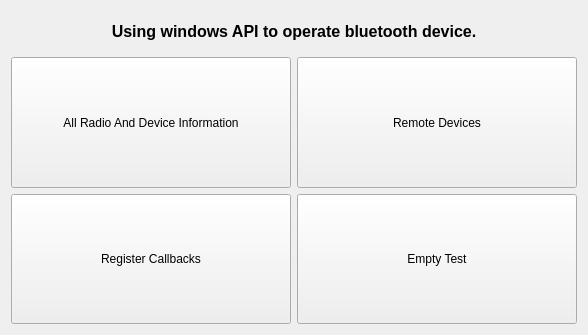
<?xml version="1.0" encoding="UTF-8"?>
<ui version="4.0">
 <class>MiscellaneousWinBluetooth</class>
 <widget class="MiscellaneousBase" name="MiscellaneousWinBluetooth">
  <property name="geometry">
   <rect>
    <x>0</x>
    <y>0</y>
    <width>588</width>
    <height>335</height>
   </rect>
  </property>
  <property name="windowTitle">
   <string>MiscellaneousWinBluetooth</string>
  </property>
  <layout class="QVBoxLayout" name="verticalLayout">
   <item>
    <widget class="QLabel" name="lbTitle">
     <property name="minimumSize">
      <size>
       <width>0</width>
       <height>40</height>
      </size>
     </property>
     <property name="font">
      <font>
       <pointsize>12</pointsize>
       <weight>75</weight>
       <bold>true</bold>
      </font>
     </property>
     <property name="text">
      <string>Using windows API to operate bluetooth device.</string>
     </property>
     <property name="alignment">
      <set>Qt::AlignCenter</set>
     </property>
    </widget>
   </item>
   <item>
    <layout class="QGridLayout" name="gridLayout">
     <item row="1" column="1">
      <widget class="QPushButton" name="btnEmptyTest">
       <property name="sizePolicy">
        <sizepolicy hsizetype="Expanding" vsizetype="Expanding">
         <horstretch>0</horstretch>
         <verstretch>0</verstretch>
        </sizepolicy>
       </property>
       <property name="text">
        <string>Empty Test</string>
       </property>
      </widget>
     </item>
     <item row="0" column="0">
      <widget class="QPushButton" name="btnAllRadioDevice">
       <property name="sizePolicy">
        <sizepolicy hsizetype="Expanding" vsizetype="Expanding">
         <horstretch>0</horstretch>
         <verstretch>0</verstretch>
        </sizepolicy>
       </property>
       <property name="minimumSize">
        <size>
         <width>140</width>
         <height>30</height>
        </size>
       </property>
       <property name="text">
        <string>All Radio And Device Information</string>
       </property>
      </widget>
     </item>
     <item row="0" column="1">
      <widget class="QPushButton" name="btnRemoteDevice">
       <property name="sizePolicy">
        <sizepolicy hsizetype="Expanding" vsizetype="Expanding">
         <horstretch>0</horstretch>
         <verstretch>0</verstretch>
        </sizepolicy>
       </property>
       <property name="text">
        <string>Remote Devices</string>
       </property>
      </widget>
     </item>
     <item row="1" column="0">
      <widget class="QPushButton" name="btnRegisterCallbacks">
       <property name="sizePolicy">
        <sizepolicy hsizetype="Expanding" vsizetype="Expanding">
         <horstretch>0</horstretch>
         <verstretch>0</verstretch>
        </sizepolicy>
       </property>
       <property name="text">
        <string>Register Callbacks</string>
       </property>
      </widget>
     </item>
    </layout>
   </item>
  </layout>
 </widget>
 <layoutdefault spacing="6" margin="11"/>
 <customwidgets>
  <customwidget>
   <class>MiscellaneousBase</class>
   <extends>QWidget</extends>
   <header>MiscellaneousBase.h</header>
   <container>1</container>
  </customwidget>
 </customwidgets>
 <resources/>
 <connections/>
</ui>
